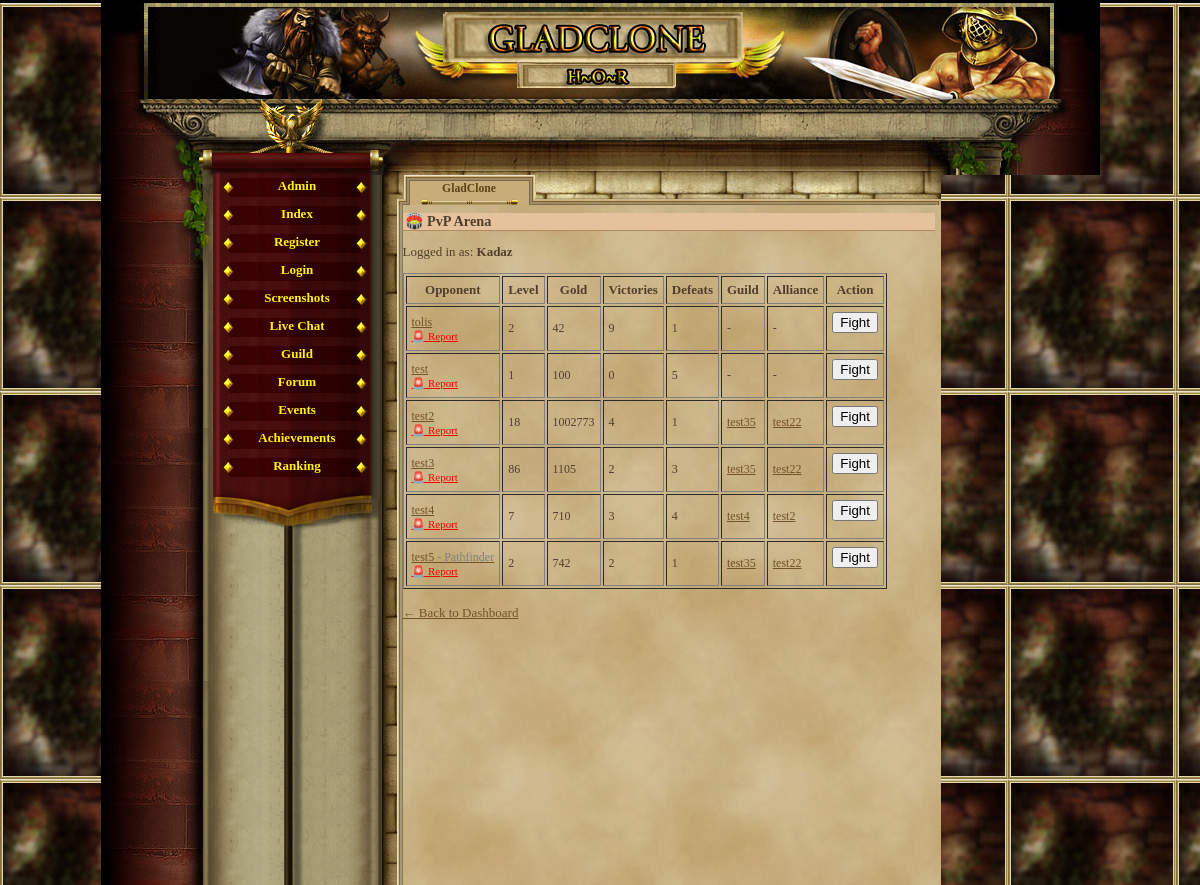
Page /pvp_arena.php (signed in) on the earlier database version.
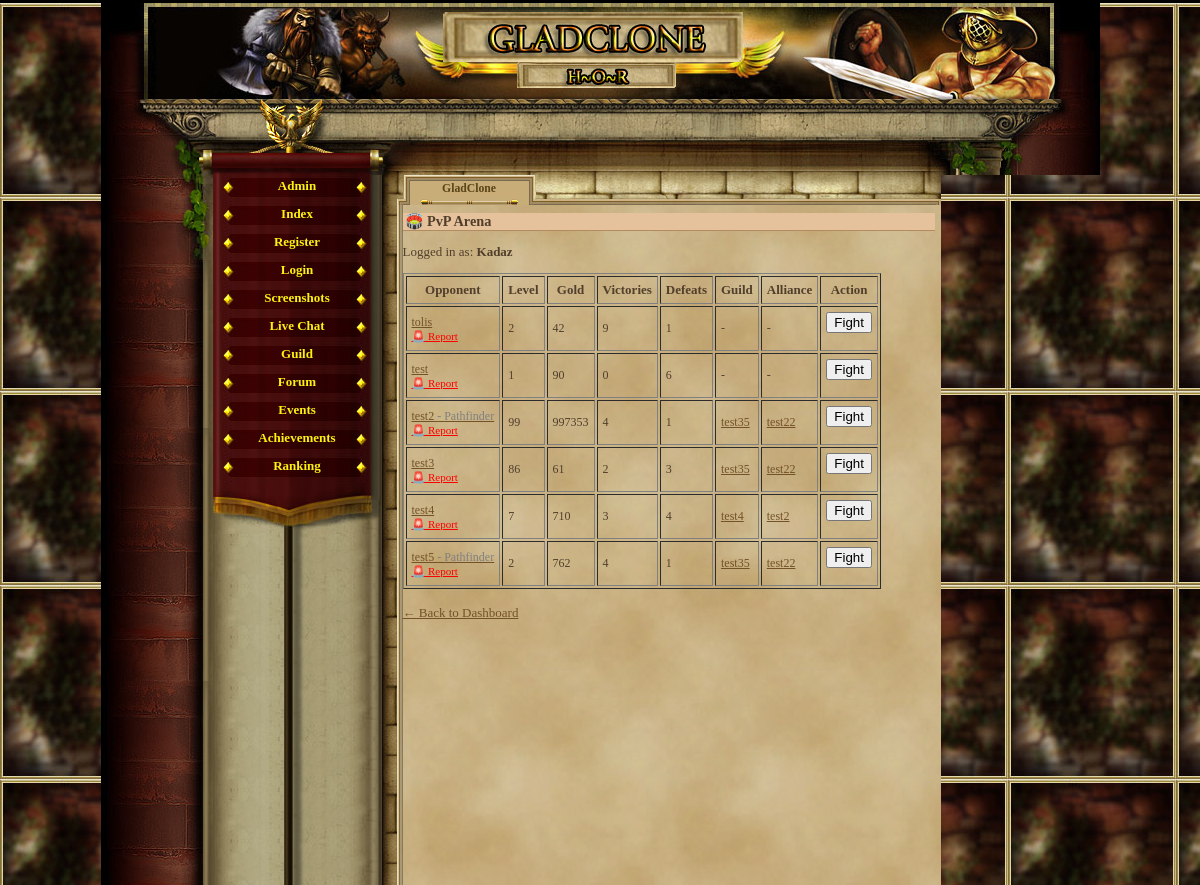
Same page on the later database version.
### tables this page shows
CREATE TABLE `gracze` (
  `id` int(11) NOT NULL AUTO_INCREMENT,
  `gracz` int(11) NOT NULL DEFAULT '0',
  `login` varchar(24) NOT NULL,
  `haslo` varchar(40) NOT NULL,
  `email` varchar(40) NOT NULL,
  `plec` tinyint(4) NOT NULL DEFAULT '0',
  `avatar` tinyint(4) NOT NULL DEFAULT '1',
  `pregunta` text NOT NULL,
  `respuesta` text NOT NULL,
  `rank` int(1) NOT NULL DEFAULT '1',
  `nivel` int(1) NOT NULL DEFAULT '1',
  `exp` int(1) NOT NULL DEFAULT '0',
  `exp_max` int(1) NOT NULL DEFAULT '10',
  `honor` int(1) NOT NULL DEFAULT '0',
  `fama` int(1) NOT NULL DEFAULT '0',
  `victorias` int(1) NOT NULL DEFAULT '0',
  `perdidas` int(1) NOT NULL DEFAULT '0',
  `oro_robado` int(1) NOT NULL DEFAULT '0',
  `oro_perdido` int(1) NOT NULL DEFAULT '0',
  `atak` int(5) NOT NULL DEFAULT '0',
  `obrona` int(3) NOT NULL DEFAULT '0',
  `sila` int(1) NOT NULL DEFAULT '5',
  `sila_i` int(1) NOT NULL DEFAULT '0',
  `sila_max` int(1) NOT NULL DEFAULT '10',
  `zrecznosc` int(1) NOT NULL DEFAULT '5',
  `zrecznosc_i` int(1) NOT NULL DEFAULT '0',
  `zrecznosc_max` int(1) NOT NULL DEFAULT '10',
  `wyrzymalosc` int(1) NOT NULL DEFAULT '5',
  `wyrzymalosc_i` int(1) NOT NULL DEFAULT '0',
  `wyrzymalosc_max` int(1) NOT NULL DEFAULT '10',
  `constitucion` int(1) NOT NULL DEFAULT '5',
  `constitucion_i` int(1) NOT NULL DEFAULT '0',
  `constitucion_max` int(1) NOT NULL DEFAULT '10',
  `carisma` int(1) NOT NULL DEFAULT '5',
  `carisma_i` int(1) NOT NULL DEFAULT '0',
  `carisma_max` int(1) NOT NULL DEFAULT '10',
  `inteligencja` int(1) NOT NULL DEFAULT '5',
  `inteligencja_i` int(1) NOT NULL DEFAULT '0',
  `inteligencja_max` int(1) NOT NULL DEFAULT '10',
  `mdchance` int(1) NOT NULL DEFAULT '0',
  `dhchance` int(1) NOT NULL DEFAULT '0',
  `ctchance` int(1) NOT NULL DEFAULT '0',
  `zycie` int(100) NOT NULL DEFAULT '100',
  `zycie_max` int(100) NOT NULL DEFAULT '100',
  `obrazenia_min` int(1) NOT NULL DEFAULT '0',
  `obrazenia_max` int(3) NOT NULL DEFAULT '2',
  `zloto` int(100) NOT NULL DEFAULT '150',
  `zloto_skarbiec` int(11) NOT NULL,
  `punkty` int(11) NOT NULL,
  `pracuje` int(11) NOT NULL,
  `ostatnia_walka_pvp` int(11) NOT NULL,
  `ostatnia_walka_pvc` int(11) NOT NULL,
  `ostatnio_zregenerowano` int(11) NOT NULL,
  `titulo` varchar(24) NOT NULL DEFAULT 'Newbie',
  `arena_level` int(11) NOT NULL,
  `rubies` int(11) NOT NULL DEFAULT '0',
  `centurion_time` int(11) NOT NULL,
  `reportes` int(1) NOT NULL DEFAULT '0',
  `mensajes` int(1) NOT NULL DEFAULT '0',
  `noticias` int(1) NOT NULL DEFAULT '0',
  `bendicion1_type` int(11) NOT NULL,
  `bendicion1_time` int(11) NOT NULL,
  `bendicion2_type` int(11) NOT NULL,
  `bendicion2_time` int(11) NOT NULL,
  `bendicion3_type` int(11) NOT NULL,
  `bendicion3_time` int(11) NOT NULL,
  `bendicion4_type` int(11) NOT NULL,
  `bendicion4_time` int(11) NOT NULL,
  `ostatnia_aktywnosc` int(11) NOT NULL DEFAULT '0',
  `username_locked` tinyint(1) NOT NULL DEFAULT '0',
  `lock_login` tinyint(1) NOT NULL DEFAULT '0',
  `is_admin` tinyint(1) NOT NULL DEFAULT '0',
  `title` varchar(100) DEFAULT NULL,
  `is_banned` tinyint(1) NOT NULL DEFAULT '0',
  `night_logins` int(11) DEFAULT '0',
  `boss_defeated` int(11) DEFAULT '0',
  PRIMARY KEY (`id`),
  UNIQUE KEY `login` (`login`)
);

CREATE TABLE `guilds` (
  `id` int(11) NOT NULL AUTO_INCREMENT,
  `name` varchar(50) NOT NULL,
  `tag` varchar(10) NOT NULL,
  `description` text,
  `created_at` datetime DEFAULT CURRENT_TIMESTAMP,
  `flag` varchar(100) DEFAULT NULL,
  PRIMARY KEY (`id`),
  UNIQUE KEY `tag` (`tag`)
);

CREATE TABLE `alliances` (
  `id` int(11) NOT NULL AUTO_INCREMENT,
  `name` varchar(50) NOT NULL,
  `tag` varchar(10) NOT NULL,
  `description` text,
  `created_at` datetime DEFAULT CURRENT_TIMESTAMP,
  `flag` varchar(100) DEFAULT NULL,
  PRIMARY KEY (`id`),
  UNIQUE KEY `tag` (`tag`)
);

### pvp_arena.php (the view, shortened to what this page needs)
<?php
require_once('var/ustawienia.php');
require_once('gora_strony.php');
require_once('menu_l.php');
$player_id = $_SESSION['id'];
$conn->query("UPDATE gracze SET ostatnio_zregenerowano = UNIX_TIMESTAMP() WHERE id = $player_id");
$stmt_self = $conn->prepare("SELECT login FROM gracze WHERE id = ?");
$stmt_self->bind_param("i", $player_id);
$stmt_self->execute();
$stmt_self->bind_result($player_name);
$can_fight = true;
$stmt = $conn->prepare("
    SELECT g.id, g.login, g.title, g.nivel, g.zloto, g.victorias, g.perdidas,
           gu.name AS guild_name, gu.id AS guild_id,
           al.name AS alliance_name, al.id AS alliance_id
    FROM gracze g
    LEFT JOIN guild_members gm ON gm.player_id = g.id
    LEFT JOIN guilds gu ON gu.id = gm.guild_id
    LEFT JOIN alliance_members am ON gu.id = am.guild_id
    LEFT JOIN alliances al ON al.id = am.alliance_id
    WHERE g.id != ?
");
$stmt->bind_param("i", $player_id);
$stmt->execute();
$result = $stmt->get_result();
?>
<h2>🏟️ PvP Arena</h2>
<p>Logged in as: <strong><?= htmlspecialchars($player_name) ?></strong></p>
<table border="1" cellpadding="5">
    <tr>
        <th>Opponent</th>
        <th>Level</th>
        <th>Gold</th>
        <th>Victories</th>
        <th>Defeats</th>
        <th>Guild</th>
        <th>Alliance</th>
        <th>Action</th>
    </tr>
    <?php while ($row = $result->fetch_assoc()): ?>
    <tr>
        <td>
    <a href="player_profile.php?id=<?= $row['id'] ?>">
        <?= htmlspecialchars($row['login']) ?>
        <?php if (!empty($row['title'])): ?>
            <span style="font-size:12px; color:gray;"> - <?= htmlspecialchars($row['title']) ?></span>
        <?php endif; ?>
    </a><br>
    <a href="report_player.php?id=<?= $row['id'] ?>" style="font-size:11px; color:red;">🚨 Report</a>
    </td>
        <td><?= $row['nivel'] ?></td>
        <td><?= $row['zloto'] ?></td>
        <td><?= $row['victorias'] ?></td>
        <td><?= $row['perdidas'] ?></td>
        <td>
            <?php if ($row['guild_name']): ?>
                <a href="guild.php?id=<?= $row['guild_id'] ?>">
                    <?= htmlspecialchars($row['guild_name']) ?>
                </a>
            <?php else: ?>
                <em>-</em>
            <?php endif; ?>
        </td>
        <td>
            <?php if ($row['alliance_name']): ?>
                <a href="alliance_view.php?id=<?= $row['alliance_id'] ?>">
                    <?= htmlspecialchars($row['alliance_name']) ?>
                </a>
            <?php else: ?>
                <em>-</em>
            <?php endif; ?>
        </td>
        <td>
            <?php if ($can_fight): ?>
                <form method="POST" action="pvp_fight.php" onsubmit="return confirm('Fight <?= htmlspecialchars($row['login']) ?>?');">
                    <button type="submit">Fight</button>
                </form>
            <?php else: ?>
                <button disabled>Cooldown</button>
            <?php endif; ?>
        </td>
    </tr>
    <?php endwhile; ?>
</table>
<br><a href="index.php">← Back to Dashboard</a>

### gora_strony.php (shortened to what this page needs)
<html>
	<head>
				<link href="game_05.css" rel="stylesheet" type="text/css" media="screen" />				<style type=text/css></style>
	</head>
<body ><div id="container">
	<div id="header"></div>
	<div id="charvalues_leer">
		<div style="position:relative; left:380px; top:22px; width:500px; height:45px;">
			<div style="position:absolute; width:150px; height:45px; left:0px; top:0px;">
			</div>
			<div style="position:absolute; width:150px; height:45px; left:153px;">
			</div>
			<div style="position:absolute; width:150px; height:45px; left:298px;">
			</div>
		</div>
	</div>
	<div id="main">
		<table cellspacing="0" cellpadding="0" height="100%" border="0">
			<tr height="100%">
				<td height="100%" valign="top" id="leftblock_middle">
					<div id="leftblock_top"></div>
				</td>

### menu_l.php
<?php
         if(empty($_SESSION['user'])){
             echo '
              <td valign="top" id="mainmenu">
                <a class = "menuitem_aktive" href="admin_panel.php" title="Index" target="_self">Admin</a>
                 <a class = "menuitem_aktive" href="index.php" title="Index" target="_self">Index</a>
                 <a class = "menuitem_aktive" href="rejestracja.php" title="Register" target="_self">Register</a>
                 <a class = "menuitem_aktive" href="logowanie.php" title="Login" target="_self">Login</a>
                 <a class = "menuitem_aktive" href="screenshot.php" title="Screenshots" target="_self">Screenshots</a>
				 <a class = "menuitem_aktive" href="chatbox.php" title="Live Chat" target="_self">Live Chat</a>
				 <a class = "menuitem_aktive" href="guild.php" title="Guild" target="_self">Guild</a>
                 <a class = "menuitem_aktive" href="forum.php" title="Forum" target="_self">Forum</a>
                 <a class = "menuitem_aktive" href="event_portal.php" title="Events" target="_self">Events</a>
				 <a class = "menuitem_aktive" href="achievements.php" title="Αchievements" target="_self">Αchievements</a>
                 <a class = "menuitem_aktive" href="ranking2.php" title="Ranking" target="_self">Ranking</a>
             ';
         } else {
             echo '              <td valign="top" id="mainmenu">
                 <a class = "menuitem_aktive" href="konto.php" title="User" target="_self">User</a>
			 ';
         }
        ?>
          	<div id="menufooter"></div>
				</td>
				<td id="contentBox" valign="top">
					<table cellspacing="0" cellpadding="0" height="100%" width="100%" border="0">
						<tr style="height:30px;">
							<td id="corner1"></td>
							<td><div class="tab_aktive" ><span>GladClone</span></div>
							<div class="tab_empty" style="background-image:url(img/interface/reiter_c2.jpg);"></div>
							<div class="tab_empty" style="background-image:url(img/interface/reiter_c3.jpg);"></div>
						      <div class="tab_empty" style="background-image:url(img/interface/reiter_c4.jpg);"></div></td>
							<td id="corner2"></td>
						</tr>
						<tr style="height:100%;">
							<td class="border_left"></td>
							<td id="content">

### game_05.css (style rules this page uses)
body, html { margin: 0; padding: 0; font-family:"Palatino Linotype", "Times New Roman", Times, serif; text-align: center; color: #513F2C; background-color: #000; font-size:16px; }
table { font-size:13px; }
h2 { text-align:left; border-bottom:1px solid #b28b60; color:#513F2C; background-color:#e6c29c; margin:8px 0px 0px 0px; padding-left:3px; font-size:1.1em; }
#content td { text-align:left; color:#513F2C; font-weight:normal; font-size: 12px; }
#container { margin: auto; width: 999px; height: 100%; text-align: left; }
#header { margin-top:3px; height: 96px; background-image:url(img/interface/header.jpg); }
#charvalues_leer { height: 76px; background-image:url(img/interface/statusbalken_leer.jpg); }
#main { width: 999px; height:710px; text-align: left; }
a { -moz-user-focus: none; -moz-outline: none; outline: none; }
#leftblock_top { background-image:url(img/interface/pflanze_l.jpg); width:112px; height:135px; }
#leftblock_middle { width:112px; background-image:url(img/interface/bg_l_b.jpg); background-repeat: repeat-y; }
#mainmenu { background-image:url(img/interface/wand_bg_2.jpg); background-repeat:repeat-y; height:100%; }
.menuitem_aktive { display:block; text-align:center; background-image:url(img/interface/navi_b.jpg); width:169px; height:25px; color: #FAF311; text-decoration: none; padding-top:3px; font-weight:bold; }
#menufooter { background-image:url(img/interface/navi_abschluss.jpg); width:169px; height:51px; }
#contentBox { width:559px; height:100%; background-image:url(img/interface/papierus.jpg); background-repeat:repeat; }
#content { height:560px; vertical-align:top; }
#content a { color:#735227; }
#corner1 { background-image:url(img/interface/papier_ecke_l.jpg); width:21px; height:30px; }
#corner2 { background-image:url(img/interface/papier_ecke_r.jpg); width:6px; height:30px; }
.border_left { background-image:url(img/interface/papier_rahmen_l.jpg); background-repeat:repeat-y; }
.tab_empty { text-align:center; float:left; background-position:top left; background-repeat:no-repeat; height: 30px; width: 133px; }
.tab_aktive { text-align:center; float:left; background-image:url(img/interface/reiter_a.jpg); background-position:top left; background-repeat:no-repeat; height: 30px; width: 133px; }
.tab_aktive span { position: relative; top:7px; color: #5A4317; font-size:0.9em; text-decoration: none; font-weight:bold; }
#market_item_table td, th { padding-left: 5px; }

### pvp_arena.php (style rules this page uses)
body { background-image: url('images/background.jpg'); }

Differences in the rows shown:
changed gracze "test": zloto "100" → "90"; perdidas "5" → "6"
changed gracze (number 4 of 7 on the later page): title (not shown) → "Pathfinder"; nivel "18" → "99"; zloto "1002773" → "997353"
changed gracze "test3": zloto "1105" → "61"
changed gracze "test5": zloto "742" → "762"; victorias "2" → "4"
